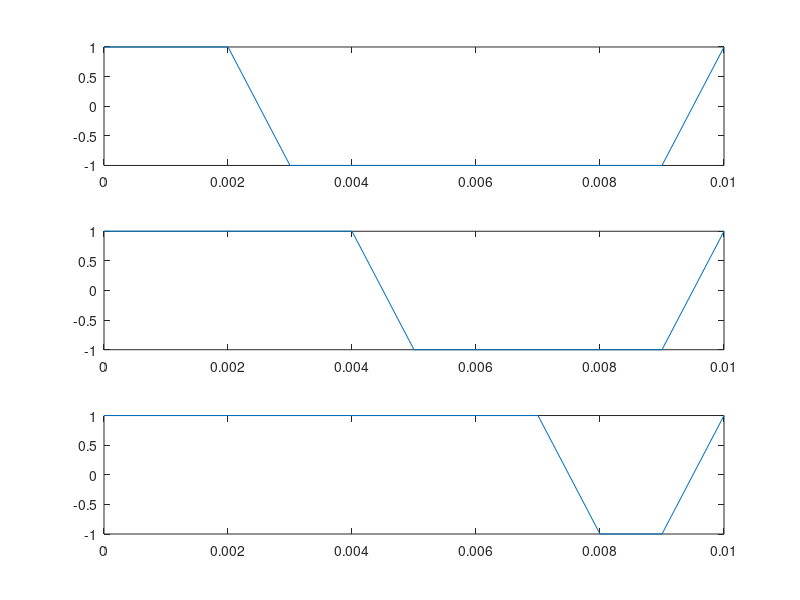

MATLAB code to generate this figure:
clc;
clear all;
close all;
f=100;
fs=1000;
t=0:1/fs:1/f;
u=square(2*pi*f*t,25);
v=square(2*pi*f*t,50);
w=square(2*pi*f*t,75);
subplot(3,1,1),plot(t,u);
subplot(3,1,2),plot(t,v);
subplot(3,1,3),plot(t,w);